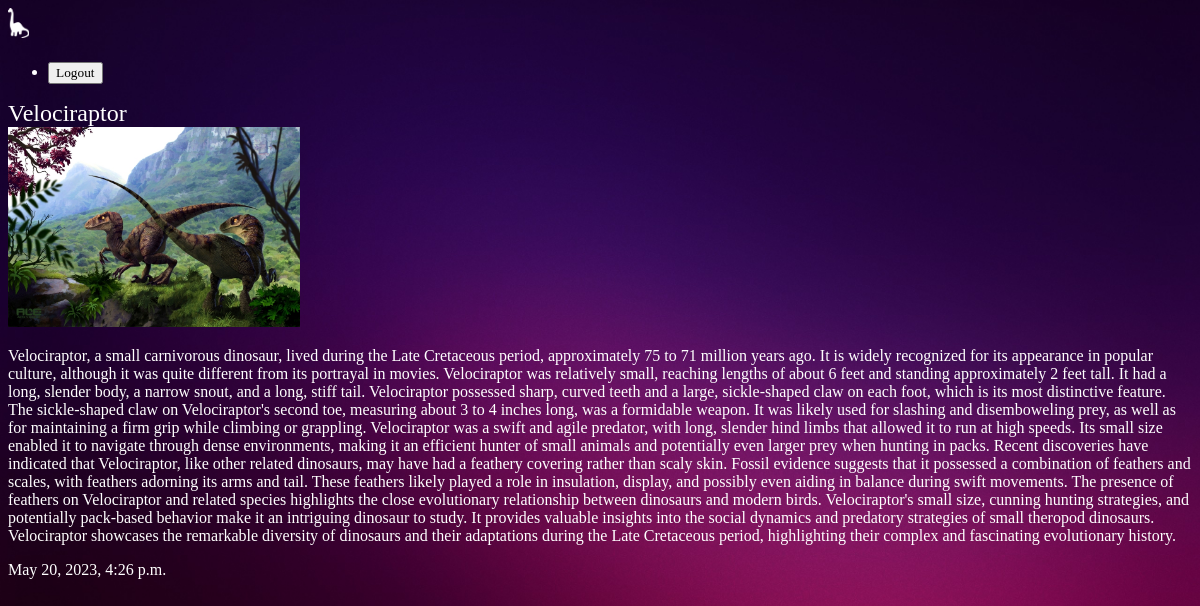
/articles/velociraptor, run on the app's committed database.
### articles/models.py (models this page shows, shortened)
class Article(models.Model):
    title = models.CharField(max_length=100)
    slug = models.SlugField()
    body = models.TextField()
    date = models.DateTimeField(auto_now_add=True)
    thumb = models.ImageField(default='default.png', blank=True)

### articles/views.py (the view)
# urls.py: path('<slug:slug>', views.article_details, name='details')
def article_details(request, slug):
    article = Article.objects.get(slug=slug)
    return render(request, 'articles/article_details.html', {'article': article})

### articles/templates/articles/article_details.html
{% extends 'base_layout.html' %}
{% block content %}
<div class="article-detail">
    <div class="article">
        <h2>{{ article.title }}</h2>
        <img src="{{ article.thumb.url }}" height="200px">
        <p>{{ article.body }}</p>
        <p>{{ article.date }}</p>
    </div>
</div>
{% endblock %}

### assets/styles.css (style rules this page uses)
body { background: rgb(15, 2, 32); background-image: url(purple.jpg); background-repeat: no-repeat; background-size: cover; color: #fff; }
body * { font-family: Ubuntu; }
h1, h2, h3, h4, h5 { font-weight: normal; margin: 0; }

### data on the page
Article: title "Velociraptor", thumb (picture), body "Velociraptor, a small carnivorous dinosaur, lived during the Late Cretaceous period, approximately 75 to 71 million years ago. It is widely recognized for its appearance in popular culture, although it was quite different from its portrayal in movies. Velociraptor was relatively small, reaching lengths of about 6 feet and standing approximately 2 feet tall. It had a long, slender body, a narrow snout, and a long, stiff tail. Velociraptor possessed sharp, curved teeth and a large, sickle-shaped claw on each foot, which is its most distinctive feature. The sickle-shaped claw on Velociraptor's second toe, measuring about 3 to 4 inches long, was a formidable weapon. It was likely used for…", date "May 20, 2023, 4:26 p.m."
